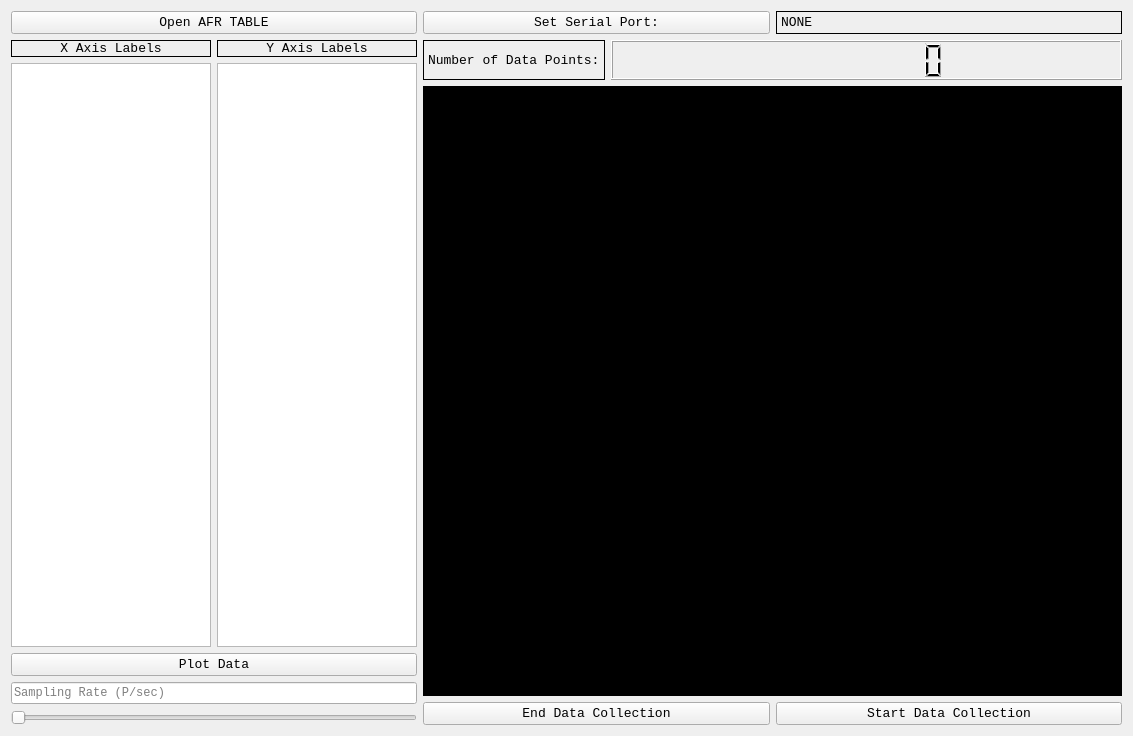
<?xml version="1.0" encoding="UTF-8"?>
<ui version="4.0">
 <class>RUNTEST</class>
 <widget class="QWidget" name="RUNTEST">
  <property name="geometry">
   <rect>
    <x>0</x>
    <y>0</y>
    <width>1133</width>
    <height>736</height>
   </rect>
  </property>
  <property name="sizePolicy">
   <sizepolicy hsizetype="MinimumExpanding" vsizetype="MinimumExpanding">
    <horstretch>0</horstretch>
    <verstretch>0</verstretch>
   </sizepolicy>
  </property>
  <property name="windowTitle">
   <string>Form</string>
  </property>
  <property name="styleSheet">
   <string notr="true"/>
  </property>
  <layout class="QHBoxLayout" name="horizontalLayout_13" stretch="0,1">
   <item>
    <layout class="QVBoxLayout" name="verticalLayout">
     <item>
      <widget class="QPushButton" name="OpenAFRTableButton">
       <property name="sizePolicy">
        <sizepolicy hsizetype="MinimumExpanding" vsizetype="Fixed">
         <horstretch>0</horstretch>
         <verstretch>0</verstretch>
        </sizepolicy>
       </property>
       <property name="font">
        <font>
         <family>Courier New</family>
         <pointsize>10</pointsize>
        </font>
       </property>
       <property name="text">
        <string>Open AFR TABLE</string>
       </property>
      </widget>
     </item>
     <item>
      <layout class="QHBoxLayout" name="horizontalLayout_5">
       <item>
        <widget class="QLabel" name="X_Plotting_Label">
         <property name="sizePolicy">
          <sizepolicy hsizetype="Preferred" vsizetype="Preferred">
           <horstretch>0</horstretch>
           <verstretch>0</verstretch>
          </sizepolicy>
         </property>
         <property name="font">
          <font>
           <family>Courier New</family>
           <pointsize>10</pointsize>
          </font>
         </property>
         <property name="frameShape">
          <enum>QFrame::Box</enum>
         </property>
         <property name="text">
          <string>X Axis Labels</string>
         </property>
         <property name="alignment">
          <set>Qt::AlignCenter</set>
         </property>
        </widget>
       </item>
       <item>
        <widget class="QLabel" name="Y_Plotting_Label">
         <property name="sizePolicy">
          <sizepolicy hsizetype="Preferred" vsizetype="Preferred">
           <horstretch>0</horstretch>
           <verstretch>0</verstretch>
          </sizepolicy>
         </property>
         <property name="font">
          <font>
           <family>Courier New</family>
           <pointsize>10</pointsize>
          </font>
         </property>
         <property name="frameShape">
          <enum>QFrame::Box</enum>
         </property>
         <property name="text">
          <string>Y Axis Labels</string>
         </property>
         <property name="alignment">
          <set>Qt::AlignCenter</set>
         </property>
        </widget>
       </item>
      </layout>
     </item>
     <item>
      <layout class="QHBoxLayout" name="horizontalLayout_8">
       <item>
        <widget class="QListView" name="xlistView">
         <property name="sizePolicy">
          <sizepolicy hsizetype="Preferred" vsizetype="Expanding">
           <horstretch>0</horstretch>
           <verstretch>0</verstretch>
          </sizepolicy>
         </property>
         <property name="minimumSize">
          <size>
           <width>200</width>
           <height>0</height>
          </size>
         </property>
         <property name="maximumSize">
          <size>
           <width>200</width>
           <height>16777215</height>
          </size>
         </property>
         <property name="isWrapping" stdset="0">
          <bool>true</bool>
         </property>
         <property name="wordWrap">
          <bool>true</bool>
         </property>
        </widget>
       </item>
       <item>
        <widget class="QListView" name="ylistView">
         <property name="sizePolicy">
          <sizepolicy hsizetype="Preferred" vsizetype="Expanding">
           <horstretch>0</horstretch>
           <verstretch>0</verstretch>
          </sizepolicy>
         </property>
         <property name="minimumSize">
          <size>
           <width>200</width>
           <height>0</height>
          </size>
         </property>
         <property name="maximumSize">
          <size>
           <width>200</width>
           <height>16777215</height>
          </size>
         </property>
         <property name="autoFillBackground">
          <bool>false</bool>
         </property>
         <property name="isWrapping" stdset="0">
          <bool>true</bool>
         </property>
         <property name="wordWrap">
          <bool>true</bool>
         </property>
        </widget>
       </item>
      </layout>
     </item>
     <item>
      <widget class="QPushButton" name="PlotDataButton">
       <property name="sizePolicy">
        <sizepolicy hsizetype="MinimumExpanding" vsizetype="Fixed">
         <horstretch>0</horstretch>
         <verstretch>0</verstretch>
        </sizepolicy>
       </property>
       <property name="font">
        <font>
         <family>Courier New</family>
         <pointsize>10</pointsize>
        </font>
       </property>
       <property name="text">
        <string>Plot Data</string>
       </property>
      </widget>
     </item>
     <item>
      <layout class="QHBoxLayout" name="horizontalLayout_9">
       <item>
        <widget class="QLineEdit" name="sampleRateEdit">
         <property name="sizePolicy">
          <sizepolicy hsizetype="MinimumExpanding" vsizetype="Fixed">
           <horstretch>0</horstretch>
           <verstretch>0</verstretch>
          </sizepolicy>
         </property>
         <property name="font">
          <font>
           <family>Courier New</family>
          </font>
         </property>
         <property name="placeholderText">
          <string>Sampling Rate (P/sec)</string>
         </property>
        </widget>
       </item>
      </layout>
     </item>
     <item>
      <widget class="QSlider" name="sampleRateSlider">
       <property name="sizePolicy">
        <sizepolicy hsizetype="MinimumExpanding" vsizetype="Fixed">
         <horstretch>0</horstretch>
         <verstretch>0</verstretch>
        </sizepolicy>
       </property>
       <property name="orientation">
        <enum>Qt::Horizontal</enum>
       </property>
      </widget>
     </item>
    </layout>
   </item>
   <item>
    <layout class="QVBoxLayout" name="verticalLayout_2">
     <item>
      <layout class="QHBoxLayout" name="horizontalLayout_10">
       <item>
        <widget class="QPushButton" name="setSerialPortButton">
         <property name="sizePolicy">
          <sizepolicy hsizetype="MinimumExpanding" vsizetype="Fixed">
           <horstretch>0</horstretch>
           <verstretch>0</verstretch>
          </sizepolicy>
         </property>
         <property name="font">
          <font>
           <family>Courier New</family>
           <pointsize>10</pointsize>
          </font>
         </property>
         <property name="text">
          <string>Set Serial Port:</string>
         </property>
        </widget>
       </item>
       <item>
        <widget class="QLabel" name="serialPortNameLabel">
         <property name="sizePolicy">
          <sizepolicy hsizetype="MinimumExpanding" vsizetype="Preferred">
           <horstretch>0</horstretch>
           <verstretch>0</verstretch>
          </sizepolicy>
         </property>
         <property name="font">
          <font>
           <family>Courier New</family>
           <pointsize>10</pointsize>
          </font>
         </property>
         <property name="frameShape">
          <enum>QFrame::Box</enum>
         </property>
         <property name="text">
          <string>NONE</string>
         </property>
        </widget>
       </item>
      </layout>
     </item>
     <item>
      <layout class="QHBoxLayout" name="horizontalLayout_12">
       <item>
        <widget class="QLabel" name="NumDPLabel">
         <property name="sizePolicy">
          <sizepolicy hsizetype="Preferred" vsizetype="Preferred">
           <horstretch>0</horstretch>
           <verstretch>0</verstretch>
          </sizepolicy>
         </property>
         <property name="font">
          <font>
           <family>Courier New</family>
           <pointsize>10</pointsize>
          </font>
         </property>
         <property name="frameShape">
          <enum>QFrame::Box</enum>
         </property>
         <property name="text">
          <string>Number of Data Points:</string>
         </property>
        </widget>
       </item>
       <item>
        <widget class="QLCDNumber" name="NumDPlcd">
         <property name="sizePolicy">
          <sizepolicy hsizetype="MinimumExpanding" vsizetype="Fixed">
           <horstretch>0</horstretch>
           <verstretch>0</verstretch>
          </sizepolicy>
         </property>
         <property name="minimumSize">
          <size>
           <width>100</width>
           <height>40</height>
          </size>
         </property>
         <property name="digitCount">
          <number>8</number>
         </property>
        </widget>
       </item>
      </layout>
     </item>
     <item>
      <widget class="QTextBrowser" name="DataBrowser">
       <property name="sizePolicy">
        <sizepolicy hsizetype="Expanding" vsizetype="Expanding">
         <horstretch>0</horstretch>
         <verstretch>0</verstretch>
        </sizepolicy>
       </property>
       <property name="minimumSize">
        <size>
         <width>250</width>
         <height>250</height>
        </size>
       </property>
       <property name="cursor" stdset="0">
        <cursorShape>IBeamCursor</cursorShape>
       </property>
       <property name="styleSheet">
        <string notr="true">font: 8pt &quot;Courier New&quot;;
border-color: rgb(50, 132, 191);
background-color: rgb(0, 0, 0);
color: rgb(255, 255, 255);</string>
       </property>
       <property name="inputMethodHints">
        <set>Qt::ImhMultiLine|Qt::ImhPreferNumbers</set>
       </property>
       <property name="frameShape">
        <enum>QFrame::Box</enum>
       </property>
       <property name="frameShadow">
        <enum>QFrame::Sunken</enum>
       </property>
       <property name="lineWidth">
        <number>5</number>
       </property>
       <property name="midLineWidth">
        <number>0</number>
       </property>
      </widget>
     </item>
     <item>
      <layout class="QHBoxLayout" name="horizontalLayout_11">
       <item>
        <widget class="QPushButton" name="EndDCButton">
         <property name="sizePolicy">
          <sizepolicy hsizetype="MinimumExpanding" vsizetype="Fixed">
           <horstretch>0</horstretch>
           <verstretch>0</verstretch>
          </sizepolicy>
         </property>
         <property name="font">
          <font>
           <family>Courier New</family>
           <pointsize>10</pointsize>
          </font>
         </property>
         <property name="text">
          <string>End Data Collection</string>
         </property>
        </widget>
       </item>
       <item>
        <widget class="QPushButton" name="StartDCButton">
         <property name="sizePolicy">
          <sizepolicy hsizetype="MinimumExpanding" vsizetype="Fixed">
           <horstretch>0</horstretch>
           <verstretch>0</verstretch>
          </sizepolicy>
         </property>
         <property name="font">
          <font>
           <family>Courier New</family>
           <pointsize>10</pointsize>
          </font>
         </property>
         <property name="text">
          <string>Start Data Collection</string>
         </property>
        </widget>
       </item>
      </layout>
     </item>
    </layout>
   </item>
  </layout>
 </widget>
 <resources/>
 <connections/>
</ui>
